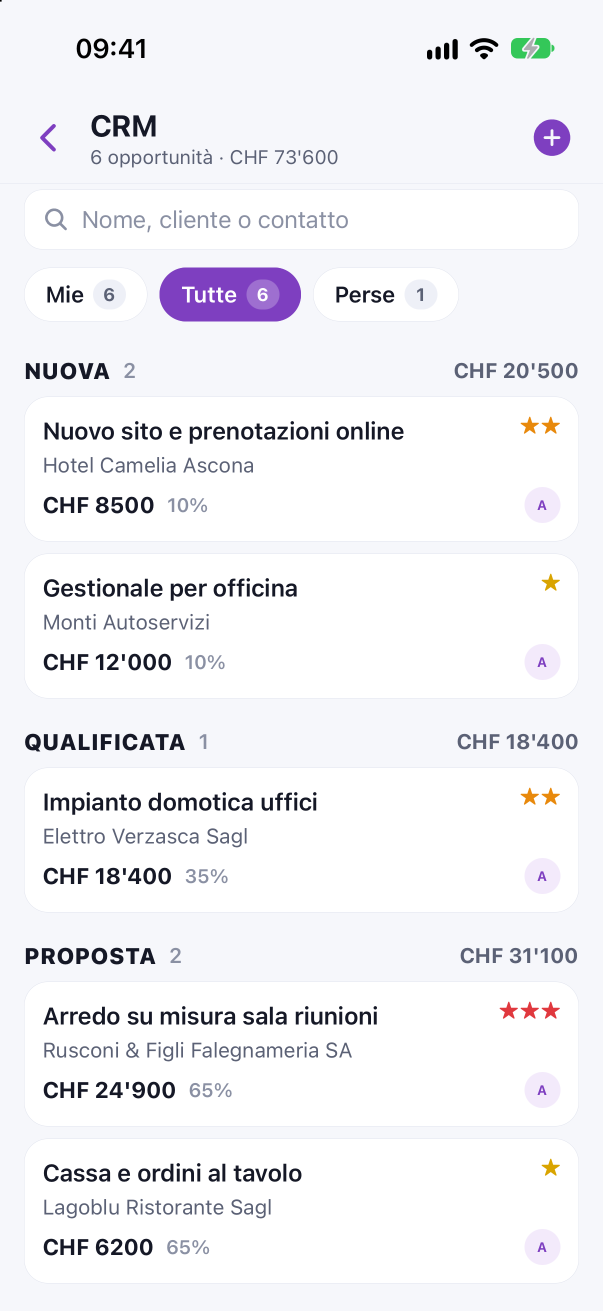
#> input picture GestaVOIP/store/screenshots/raw/6-crm.png, 1206 x 2622 px (shown at 1/2 size); its folder holds 7 pictures in this run
$ python genera-intestazione.py
#> lines starting #> are read from the running program, lines starting #| are printed output that depends on the picture; after the words box and inside, x2 and y2 are one past the last pixel; in counts of white or black regions, pixels touching at a corner belong together
#!/usr/bin/env python3
"""
Immagini per App Store Connect → pagina prodotto:
- «Intestazione» (header) 3840×1646, 21:9
- «Risultati della ricerca» 3840×2560, 3:2
PNG senza trasparenza, dagli screenshot in store/screenshots/raw e dal logo G. Fondo chiaro; messaggio: tutta l'azienda in tasca, basato su Odoo ma ridisegnato.

Uso: python3 store/genera-intestazione.py   (scrive in store/app-store/)
"""

import os
from PIL import Image, ImageDraw, ImageFilter, ImageFont

QUI = os.path.dirname(os.path.abspath(__file__))
RADICE = os.path.dirname(QUI)
USCITA = os.path.join(QUI, 'app-store')
SF = '/System/Library/Fonts/SFNS.ttf'

FONDO_ALTO = (252, 247, 252)
FONDO_BASSO = (238, 245, 252)
MAGENTA = (179, 58, 126)
BLU = (15, 122, 182)
VIOLA = (131, 70, 194)
TESTO = (27, 21, 48)
TESTO2 = (88, 82, 110)
PILLOLA = (247, 226, 239)


def font(peso, dim):
    f = ImageFont.truetype(SF, dim)
    f.set_variation_by_name(peso)
    return f


def fondo(l, a):
    """Sfondo scuro con due aloni (magenta e blu come la G)."""
    img = Image.new('RGB', (l, a))
    d = ImageDraw.Draw(img)
    for y in range(a):
        t = y / (a - 1)
        d.line([(0, y), (l, y)], fill=tuple(int(FONDO_ALTO[i] * (1 - t) + FONDO_BASSO[i] * t) for i in range(3)))
    alone = Image.new('RGB', (l, a), (0, 0, 0))
    da = ImageDraw.Draw(alone)
    r = int(a * 0.75)
    da.ellipse([int(l * 0.70) - r, int(a * 0.35) - r, int(l * 0.70) + r, int(a * 0.35) + r], fill=MAGENTA)
    r2 = int(a * 0.55)
    da.ellipse([int(l * 0.92) - r2, int(a * 0.95) - r2, int(l * 0.92) + r2, int(a * 0.95) + r2], fill=BLU)
    alone = alone.filter(ImageFilter.GaussianBlur(a * 0.30))
    maschera = alone.convert('L').point(lambda v: int(v * 0.22))
    return Image.composite(alone, img, maschera)


def telefono(nome, altezza):
    """Screenshot dentro una cornice da iPhone, con angoli tondi; ritorna RGBA."""
    s = Image.open(os.path.join(QUI, 'screenshots', 'raw', nome)).convert('RGB')
    bordo = int(altezza * 0.022)
    h_schermo = altezza - 2 * bordo
    l_schermo = int(h_schermo * s.width / s.height)
    s = s.resize((l_schermo, h_schermo), Image.LANCZOS)
    l = l_schermo + 2 * bordo
    tel = Image.new('RGBA', (l, altezza), (0, 0, 0, 0))
    d = ImageDraw.Draw(tel)
    raggio = int(l * 0.16)
    d.rounded_rectangle([0, 0, l - 1, altezza - 1], raggio, fill=(20, 20, 26, 255), outline=(70, 66, 86, 255), width=max(2, bordo // 5))
    maschera = Image.new('L', (l_schermo, h_schermo), 0)
    ImageDraw.Draw(maschera).rounded_rectangle([0, 0, l_schermo - 1, h_schermo - 1], raggio - bordo, fill=255)
    tel.paste(s, (bordo, bordo), maschera)
    return tel


def incolla_con_ombra(base, el, x, y, angolo=0):
    if angolo:
        el = el.rotate(angolo, resample=Image.BICUBIC, expand=True)
    ombra = Image.new('RGBA', base.size, (0, 0, 0, 0))
    alfa = el.split()[3].point(lambda v: int(v * 0.30))
    nero = Image.new('RGBA', el.size, (0, 0, 0, 255))
    nero.putalpha(alfa)
    ombra.alpha_composite(nero, (x + int(el.width * 0.03), y + int(el.height * 0.04)))
    ombra = ombra.filter(ImageFilter.GaussianBlur(el.height * 0.03))
    base.alpha_composite(ombra)
    base.alpha_composite(el, (x, y))


def logo(dim):
    g = Image.open(os.path.join(RADICE, 'assets', 'logo-gestable.png')).convert('RGBA')
    return g.resize((dim, dim), Image.LANCZOS)


def scrivi(d, xy, testo, f, colore):
    d.text(xy, testo, font=f, fill=colore)


def pillola(img, d, x, y, testo, f):
    w = d.textlength(testo, font=f)
    alto = int(f.size * 1.75)
    d.rounded_rectangle([x, y, x + w + f.size * 1.6, y + alto], alto // 2, fill=PILLOLA)
    d.text((x + f.size * 0.8, y + alto / 2), testo, font=f, fill=MAGENTA, anchor='lm')
    return alto


def intestazione():
    L, A = 3840, 1646
    img = fondo(L, A).convert('RGBA')
#> in fondo, `img = Image.new('RGB', (l, a))`: img: PIL image 3840x1646 RGB; every value is 0
#> in fondo, `alone = alone.filter(ImageFilter.GaussianBlur(a * 0.30))`:
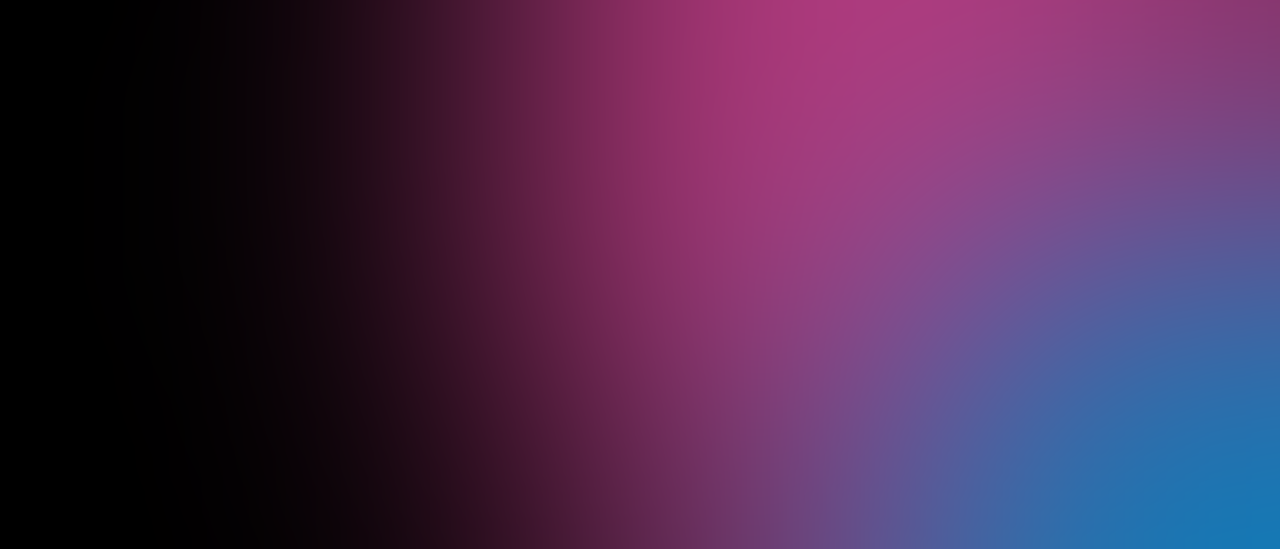
#> alone: PIL image 3840x1646 RGB (shown at 1/3 size); mean R, G, B 76, 43.4, 81
#> img: PIL image 3840x1646 RGBA
    # Telefoni a destra (dentro l'80 % centrale, per i tagli dei vari schermi).
    # Due telefoni a destra, lontani dal testo.
    h = int(A * 0.92)
    t2 = telefono('6-crm.png', h)
#> in telefono, `tel = Image.new('RGBA', (l, altezza), (0, 0, 0, 0))`: tel: PIL image 732x1514 RGBA; every value is 0
#> in telefono, `maschera = Image.new('L', (l_schermo, h_schermo), 0)`: maschera: PIL image 666x1448 L; every value is 0
#> in telefono, `ImageDraw.Draw(maschera).rounded_rectangle([0, 0, l_schermo - 1, h_sch..`:
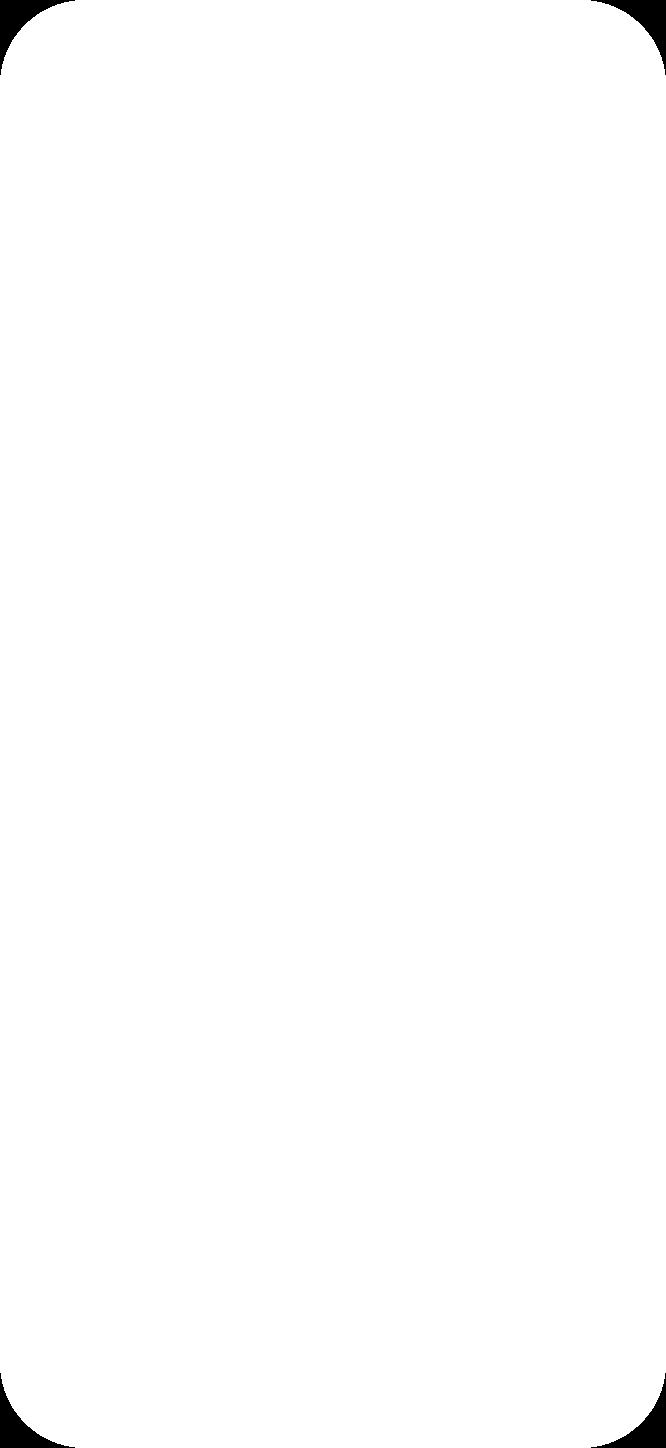
#> maschera: PIL image 666x1448 L; 99.4% white; 4 black regions, box (x1, y1, x2, y2) and area: (0, 0, 75, 75) 1539, (591, 0, 666, 75) 1539, (0, 1373, 75, 1448) 1539, (591, 1373, 666, 1448) 1539
    t3 = telefono('7-preventivo.png', int(h * 0.88))
#> call 2 of telefono, with nome = '7-preventivo.png', altezza = 1332
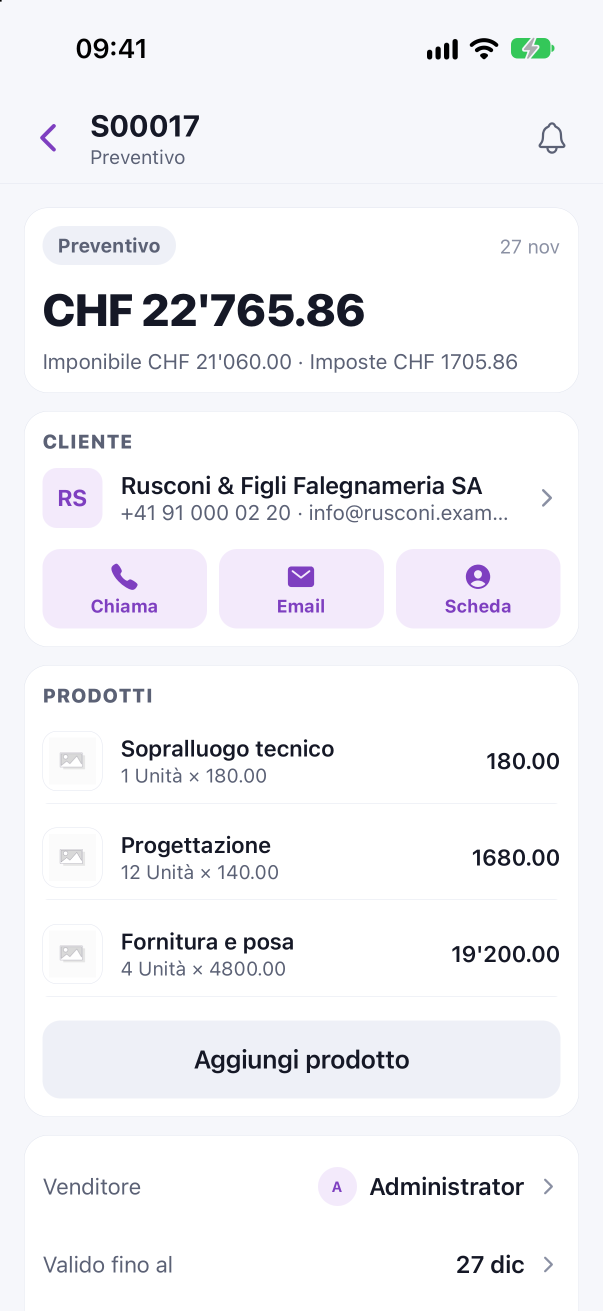
#> input picture GestaVOIP/store/screenshots/raw/7-preventivo.png, 1206 x 2622 px (shown at 1/2 size)
#> in telefono (call 2), `tel = Image.new('RGBA', (l, altezza), (0, 0, 0, 0))`: tel: PIL image 643x1332 RGBA; every value is 0
#> in telefono (call 2), `maschera = Image.new('L', (l_schermo, h_schermo), 0)`: maschera: PIL image 585x1274 L; every value is 0
#> in telefono (call 2), `ImageDraw.Draw(maschera).rounded_rectangle([0, 0, l_schermo - 1, h_sch..`: maschera: PIL image 585x1274 L; 99.4% white; 4 black regions, box (x1, y1, x2, y2) and area: (0, 0, 65, 65) 1164, (520, 0, 585, 65) 1164, (0, 1209, 65, 1274) 1164, (520, 1209, 585, 1274) 1164
    x2 = int(L * 0.60)
    incolla_con_ombra(img, t3, x2 + int(t2.width * 0.78), int(A * 0.13), angolo=-5)
#> in incolla_con_ombra, `el = el.rotate(angolo, resample=Image.BICUBIC, expand=True)`:
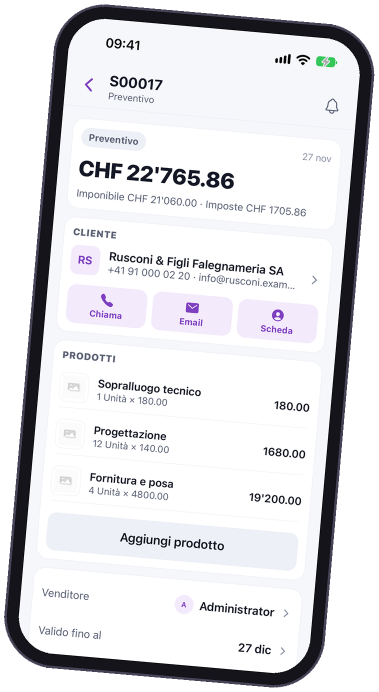
#> el: PIL image 757x1384 RGBA (shown at 1/2 size); mean R, G, B, A 174.6, 174.5, 177.6, 206.3; transparent parts drawn white
#> in incolla_con_ombra, `ombra = Image.new('RGBA', base.size, (0, 0, 0, 0))`: ombra: PIL image 3840x1646 RGBA; every value is 0
    incolla_con_ombra(img, t2, x2, int(A * 0.05))
#> call 2 of incolla_con_ombra, with x = 2304, y = 82, angolo = 0
#> in incolla_con_ombra (call 2), `alfa = el.split()[3].point(lambda v: int(v * 0.30))`:
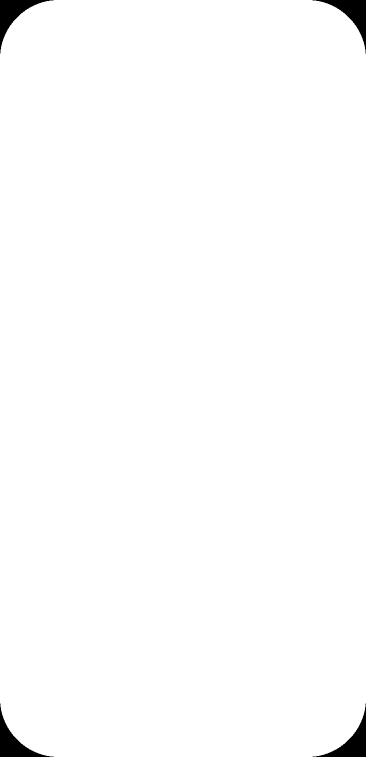
#> alfa: PIL image 732x1514 L (shown at 1/2 size); values 0 (black) and 76 (white), 98.9% white; 4 black regions, box (x1, y1, x2, y2) and area: (0, 0, 107, 107) 2973, (625, 0, 732, 107) 2973, (0, 1407, 107, 1514) 2973, (625, 1407, 732, 1514) 2973
#> in incolla_con_ombra (call 2), `nero.putalpha(alfa)`:
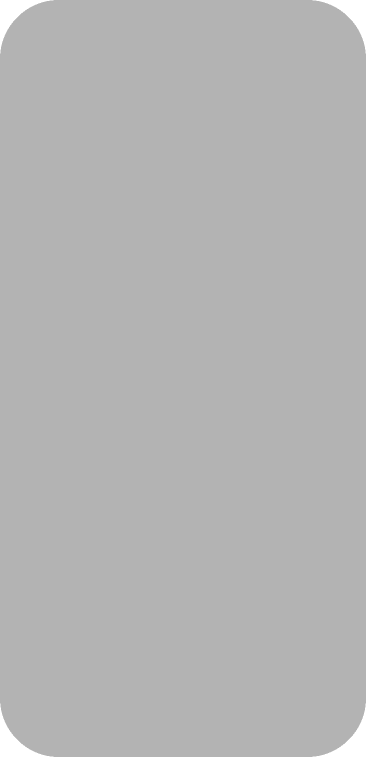
#> nero: PIL image 732x1514 RGBA (shown at 1/2 size); mean R, G, B, A 0, 0, 0, 75.2; transparent parts drawn white
#> in incolla_con_ombra (call 2), `base.alpha_composite(el, (x, y))`:
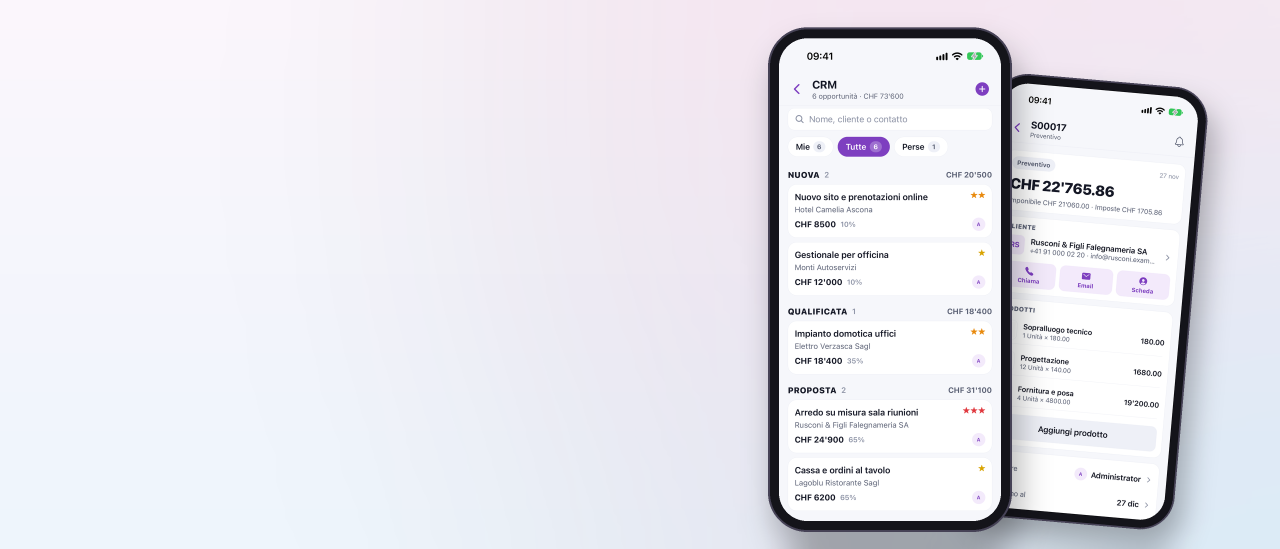
#> base: PIL image 3840x1646 RGBA (shown at 1/3 size); mean R, G, B, A 231.7, 231.1, 237.8, 255
    # Testo a sinistra.
    d = ImageDraw.Draw(img)
    x = int(L * 0.10)
    g = logo(200)
    img.alpha_composite(g, (x, int(A * 0.15)))
    scrivi(d, (x + 245, int(A * 0.15) + 14), 'GestABLE', font('Heavy', 165), TESTO)
    titolo = font('Heavy', 160)
    scrivi(d, (x, int(A * 0.36)), 'Tutta la tua azienda,', titolo, TESTO)
    scrivi(d, (x, int(A * 0.36) + 200), 'in tasca', titolo, MAGENTA)
    scrivi(d, (x, int(A * 0.64)), 'Chiamate, CRM, vendite, calendario, ferie e chat', font('Medium', 74), TESTO2)
    pillola(img, d, x, int(A * 0.75), 'Basato su Odoo · ridisegnato, moderno e flessibile', font('Semibold', 70))
    return img.convert('RGB')


def ricerca():
    L, A = 3840, 2560
    img = fondo(L, A).convert('RGBA')
    d = ImageDraw.Draw(img)
    titolo = font('Heavy', 190)
    a, b = 'Tutta la tua azienda, ', 'in tasca'
    wa, wb = d.textlength(a, font=titolo), d.textlength(b, font=titolo)
    x0 = (L - wa - wb) / 2
    scrivi(d, (x0, int(A * 0.055)), a, titolo, TESTO)
    scrivi(d, (x0 + wa, int(A * 0.055)), b, titolo, MAGENTA)
    f = font('Semibold', 82)
    testo = 'Basato su Odoo · ridisegnato, moderno e flessibile'
    w = d.textlength(testo, font=f) + f.size * 1.6
    pillola(img, d, int((L - w) / 2), int(A * 0.165), testo, f)
    # Quattro telefoni affiancati, dritti, leggibili anche in piccolo.
    h = int(A * 0.60)
    nomi = ['1-tastierino.png', '6-crm.png', '7-preventivo.png', '8-scheda-azienda.png']
    tel = [telefono(n, h) for n in nomi]
    spazio = int(L * 0.028)
    tot = sum(t.width for t in tel) + spazio * (len(tel) - 1)
    x = (L - tot) // 2
    for t in tel:
        incolla_con_ombra(img, t, x, int(A * 0.29))
        x += t.width + spazio
    return img.convert('RGB')


if __name__ == '__main__':
    os.makedirs(USCITA, exist_ok=True)
    a = os.path.join(USCITA, 'intestazione-3840x1646.png')
    b = os.path.join(USCITA, 'ricerca-3840x2560.png')
#> (the run stopped early here; a loop or call above may not have finished)
